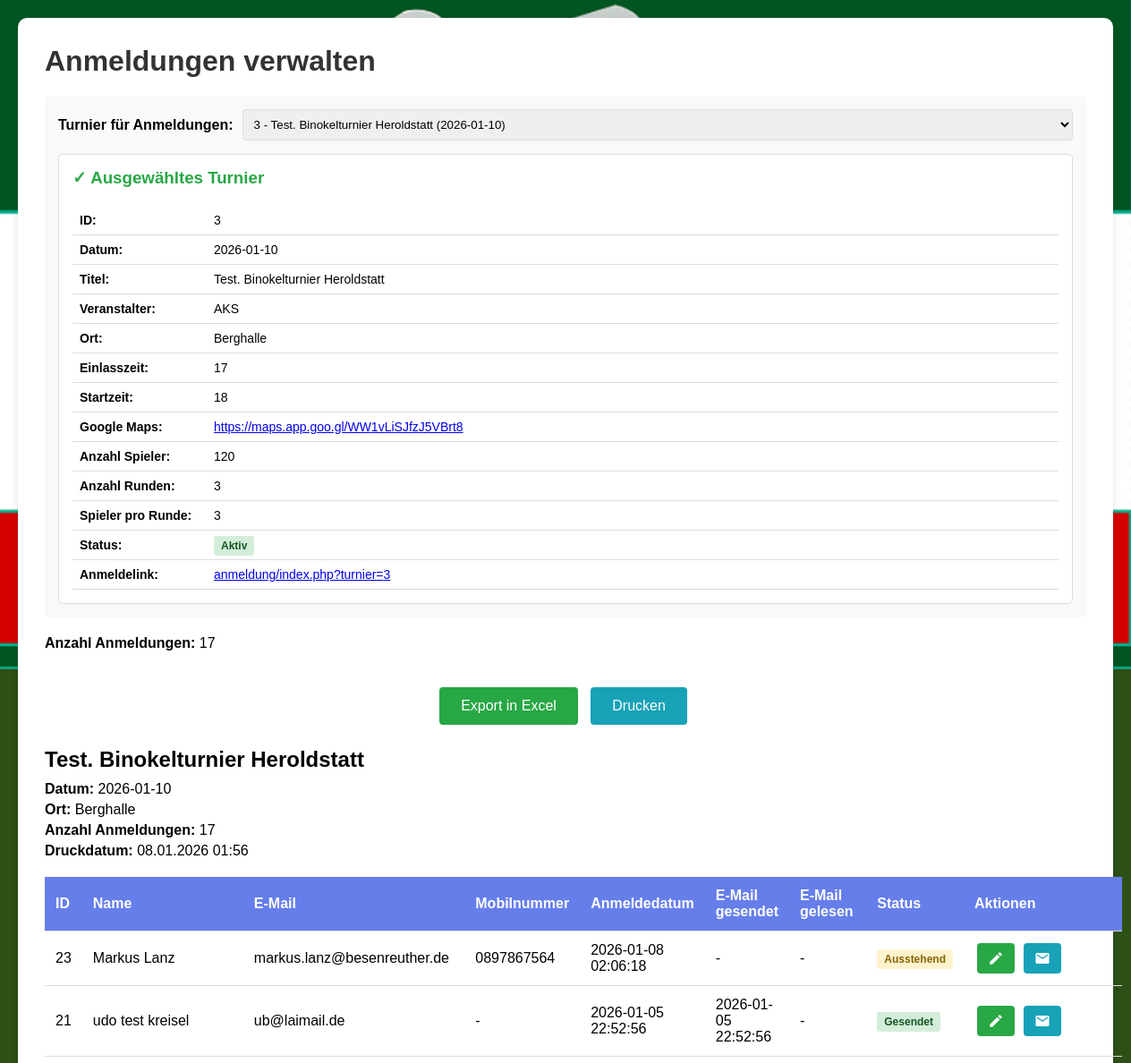
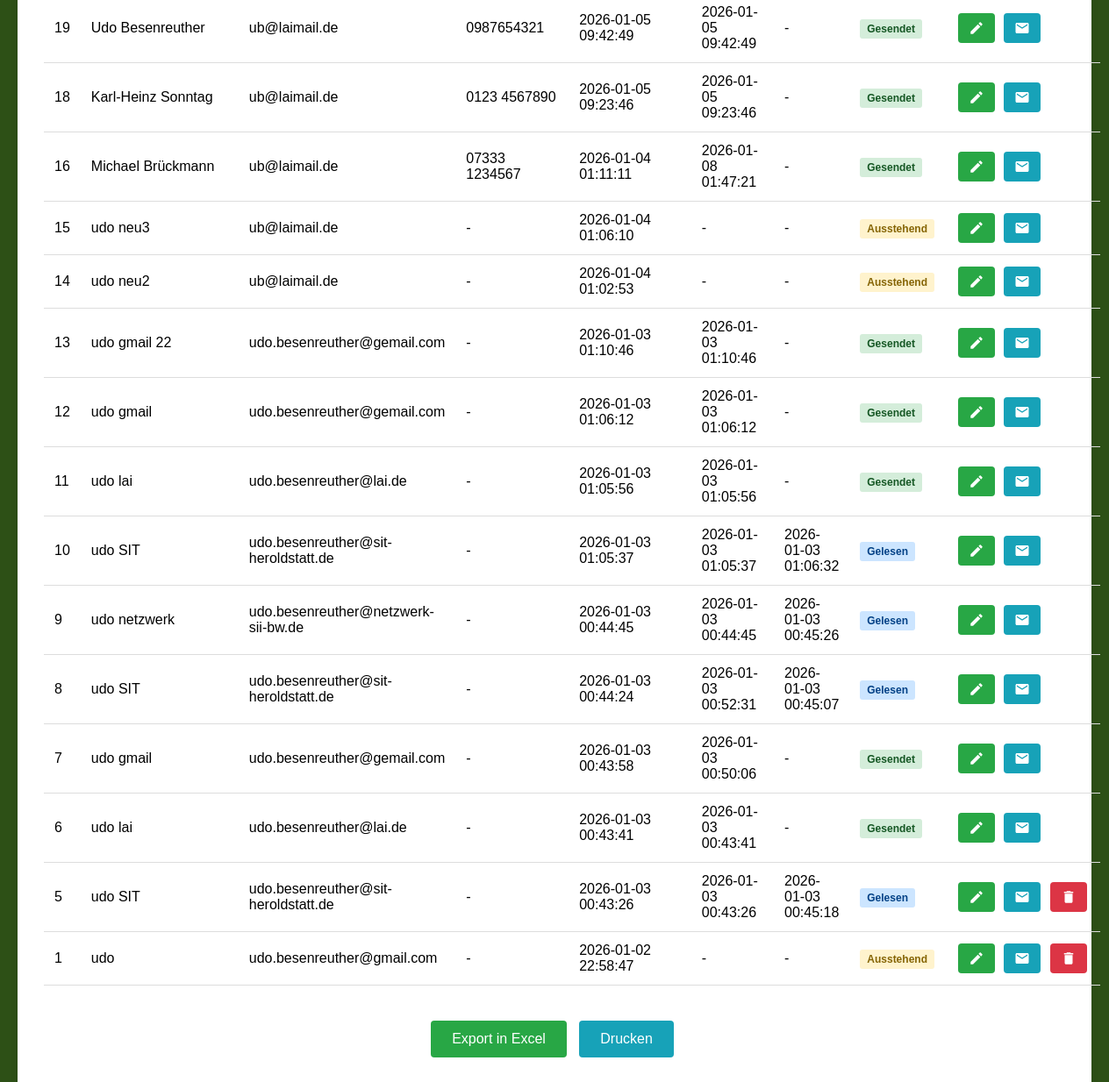
/anmeldung/verwaltung.php, run on the app's committed database (2 pictures, top to bottom).
### tables this page shows
CREATE TABLE config (
        schluessel TEXT PRIMARY KEY,
        wert TEXT
    );

CREATE TABLE turnier (
        id INTEGER PRIMARY KEY AUTOINCREMENT,
        datum TEXT NOT NULL,
        titel TEXT NOT NULL,
        veranstalter TEXT NOT NULL,
        ort TEXT NOT NULL,
        erstellt_am TEXT DEFAULT CURRENT_TIMESTAMP,
        aktiv INTEGER DEFAULT 1
    , anzahl_spieler INTEGER DEFAULT 0, anzahl_runden INTEGER DEFAULT 3, spieler_pro_runde INTEGER DEFAULT 3, aktive_runde INTEGER DEFAULT NULL, aktive_ergebnis_runde INTEGER DEFAULT NULL, googlemaps_link TEXT DEFAULT NULL, startzeit TEXT DEFAULT NULL, einlasszeit TEXT DEFAULT NULL);

CREATE TABLE anmeldungen (id INTEGER PRIMARY KEY AUTOINCREMENT, anmeldedatum TEXT NOT NULL, name TEXT NOT NULL, email TEXT NOT NULL, mobilnummer TEXT, tracking_code TEXT, email_gesendet TEXT, email_gelesen TEXT, turnier_id INTEGER DEFAULT NULL);

### turnier/config.php (called while the page is built, shortened)
<?php
function getAllTurniere() {
    $db = getDB();
    $stmt = $db->query("SELECT * FROM turnier ORDER BY datum DESC, id DESC");
    return $stmt->fetchAll(PDO::FETCH_ASSOC);
}
function getTurnierById($id) {
    $db = getDB();
    $stmt = $db->prepare("SELECT * FROM turnier WHERE id = ?");
    $stmt->execute([$id]);
    return $stmt->fetch(PDO::FETCH_ASSOC);
}

### anmeldung/verwaltung.php (the view, shortened to what this page needs)
<?php
require_once __DIR__ . '/config.php';
require_once __DIR__ . '/../turnier/config.php';
$db = getDB();
$selectedTurnierId = null;
try {
    $stmt = $db->prepare("SELECT wert FROM config WHERE schluessel = ?");
    $stmt->execute(['default_turnier_id']);
    $result = $stmt->fetch(PDO::FETCH_ASSOC);
    if ($result && !empty($result['wert'])) {
        $selectedTurnierId = intval($result['wert']);
    }
} catch (PDOException $e) {
}
$selectedTurnier = null;
if ($selectedTurnierId) {
    $selectedTurnier = getTurnierById($selectedTurnierId);
}
$alleTurniere = getAllTurniere();
if ($selectedTurnierId) {
    $stmt = $db->prepare("SELECT * FROM anmeldungen WHERE turnier_id = ? ORDER BY anmeldedatum DESC");
    $stmt->execute([$selectedTurnierId]);
    $anmeldungen = $stmt->fetchAll(PDO::FETCH_ASSOC);
} else {
    $anmeldungen = [];
}
?>
<!DOCTYPE html>
<html lang="de">
<head>
</head>
<body>
    <div class="container">
        <h1>Anmeldungen verwalten</h1>
        <div style="margin-bottom: 20px; padding: 15px; background: #f9f9f9; border-radius: 5px;">
            <form method="POST" id="turnier-auswahl-form" style="display: flex; align-items: center; gap: 10px;">
                <label for="turnier_id" style="font-weight: bold;">Turnier für Anmeldungen:</label>
                <select name="turnier_id" id="turnier_id" onchange="document.getElementById('turnier-auswahl-form').submit();" style="flex: 1; padding: 8px; border: 1px solid #ddd; border-radius: 4px;">
                    <?php foreach ($alleTurniere as $turnier): ?>
                        <option value="<?php echo $turnier['id']; ?>" <?php echo ($selectedTurnierId == $turnier['id']) ? 'selected' : ''; ?>>
                            <?php echo htmlspecialchars($turnier['id'] . ' - ' . $turnier['titel'] . ' (' . $turnier['datum'] . ')'); ?>
                        </option>
                    <?php endforeach; ?>
                </select>
            </form>
            <?php if ($selectedTurnier): ?>
                <div style="margin-top: 15px; padding: 15px; background: white; border: 1px solid #ddd; border-radius: 5px;">
                    <h3 style="margin-top: 0; margin-bottom: 15px; color: #28a745;">✓ Ausgewähltes Turnier</h3>
                    <table style="width: 100%; border-collapse: collapse; font-size: 14px;">
                        <tr>
                            <td style="padding: 8px; font-weight: bold; width: 150px; vertical-align: top;">ID:</td>
                            <td style="padding: 8px;"><?php echo htmlspecialchars($selectedTurnier['id']); ?></td>
                        </tr>
                        <tr>
                            <td style="padding: 8px; font-weight: bold; vertical-align: top;">Datum:</td>
                            <td style="padding: 8px;"><?php echo htmlspecialchars($selectedTurnier['datum']); ?></td>
                        </tr>
                        <tr>
                            <td style="padding: 8px; font-weight: bold; vertical-align: top;">Titel:</td>
                            <td style="padding: 8px;"><?php echo htmlspecialchars($selectedTurnier['titel']); ?></td>
                        </tr>
                        <tr>
                            <td style="padding: 8px; font-weight: bold; vertical-align: top;">Veranstalter:</td>
                            <td style="padding: 8px;"><?php echo htmlspecialchars($selectedTurnier['veranstalter']); ?></td>
                        </tr>
                        <tr>
                            <td style="padding: 8px; font-weight: bold; vertical-align: top;">Ort:</td>
                            <td style="padding: 8px;"><?php echo htmlspecialchars($selectedTurnier['ort']); ?></td>
                        </tr>
                        <tr>
                            <td style="padding: 8px; font-weight: bold; vertical-align: top;">Einlasszeit:</td>
                            <td style="padding: 8px;"><?php echo !empty($selectedTurnier['einlasszeit']) ? htmlspecialchars($selectedTurnier['einlasszeit']) : '<em style="color: #999;">nicht angegeben</em>'; ?></td>
                        </tr>
                        <tr>
                            <td style="padding: 8px; font-weight: bold; vertical-align: top;">Startzeit:</td>
                            <td style="padding: 8px;"><?php echo !empty($selectedTurnier['startzeit']) ? htmlspecialchars($selectedTurnier['startzeit']) : '<em style="color: #999;">nicht angegeben</em>'; ?></td>
                        </tr>
                        <tr>
                            <td style="padding: 8px; font-weight: bold; vertical-align: top;">Google Maps:</td>
                            <td style="padding: 8px;">
                                <?php if (!empty($selectedTurnier['googlemaps_link'])): ?>
                                    <a href="<?php echo htmlspecialchars($selectedTurnier['googlemaps_link']); ?>" target="_blank"><?php echo htmlspecialchars($selectedTurnier['googlemaps_link']); ?></a>
                                <?php else: ?>
                                    <em style="color: #999;">nicht angegeben</em>
                                <?php endif; ?>
                            </td>
                        </tr>
                        <tr>
                            <td style="padding: 8px; font-weight: bold; vertical-align: top;">Anzahl Spieler:</td>
                            <td style="padding: 8px;"><?php echo htmlspecialchars($selectedTurnier['anzahl_spieler'] ?? '0'); ?></td>
                        </tr>
                        <tr>
                            <td style="padding: 8px; font-weight: bold; vertical-align: top;">Anzahl Runden:</td>
                            <td style="padding: 8px;"><?php echo htmlspecialchars($selectedTurnier['anzahl_runden'] ?? '3'); ?></td>
                        </tr>
                        <tr>
                            <td style="padding: 8px; font-weight: bold; vertical-align: top;">Spieler pro Runde:</td>
                            <td style="padding: 8px;"><?php echo htmlspecialchars($selectedTurnier['spieler_pro_runde'] ?? '3'); ?></td>
                        </tr>
                        <tr>
                            <td style="padding: 8px; font-weight: bold; vertical-align: top;">Status:</td>
                            <td style="padding: 8px;">
                                <?php if ($selectedTurnier['aktiv'] == 1): ?>
                                    <span style="padding: 4px 8px; background: #d4edda; color: #155724; border-radius: 3px; font-size: 12px; font-weight: bold;">Aktiv</span>
                                <?php else: ?>
                                    <span style="padding: 4px 8px; background: #f8d7da; color: #721c24; border-radius: 3px; font-size: 12px; font-weight: bold;">Inaktiv</span>
                                <?php endif; ?>
                            </td>
                        </tr>
                        <tr>
                            <td style="padding: 8px; font-weight: bold; vertical-align: top;">Anmeldelink:</td>
                            <td style="padding: 8px;">
                                <a href="index.php?turnier=<?php echo $selectedTurnier['id']; ?>" target="_blank">anmeldung/index.php?turnier=<?php echo $selectedTurnier['id']; ?></a>
                            </td>
                        </tr>
                    </table>
                </div>
            <?php else: ?>
                <p style="margin-top: 10px; color: #dc3545; font-weight: bold;">
                    ⚠ Kein Turnier ausgewählt. Anmeldungen werden keinem Turnier zugeordnet.
                </p>
            <?php endif; ?>
        </div>
        <p><strong>Anzahl Anmeldungen:</strong> <?php echo count($anmeldungen); ?>
        </p>
        <?php if ($selectedTurnierId): ?>
            <div class="export-container export-container-top">
                <a href="?export=excel" class="btn-export">Export in Excel</a>
                <button onclick="druckeTeilnehmerliste()" class="btn-print">Drucken</button>
            </div>
        <?php endif; ?>
        <?php if (empty($anmeldungen) && $selectedTurnierId): ?>
            <p style="margin-top: 20px; color: #666; font-style: italic;">Keine Anmeldungen für dieses Turnier vorhanden.</p>
        <?php elseif (empty($anmeldungen) && !$selectedTurnierId): ?>
            <p style="margin-top: 20px; color: #dc3545; font-weight: bold;">Bitte wählen Sie ein Turnier aus, um die Anmeldungen zu sehen.</p>
        <?php else: ?>
        <div class="print-area">
            <?php if ($selectedTurnier): ?>
                <div style="margin-bottom: 20px; page-break-after: avoid;">
                    <h2 style="margin-bottom: 10px;"><?php echo htmlspecialchars($selectedTurnier['titel']); ?></h2>
                    <p style="margin: 5px 0;"><strong>Datum:</strong> <?php echo htmlspecialchars($selectedTurnier['datum']); ?></p>
                    <p style="margin: 5px 0;"><strong>Ort:</strong> <?php echo htmlspecialchars($selectedTurnier['ort']); ?></p>
                    <p style="margin: 5px 0;"><strong>Anzahl Anmeldungen:</strong> <?php echo count($anmeldungen); ?></p>
                    <p style="margin: 5px 0;"><strong>Druckdatum:</strong> <?php echo date('d.m.Y H:i'); ?></p>
                </div>
            <?php endif; ?>
        <table id="teilnehmerliste-tabelle">
            <thead>
                <tr>
                    <th>ID</th>
                    <th class="name-column">Name</th>
                    <th class="email-column">E-Mail</th>
                    <th>Mobilnummer</th>
                    <th>Anmeldedatum</th>
                    <th>E-Mail gesendet</th>
                    <th>E-Mail gelesen</th>
                    <th>Status</th>
                    <th>Aktionen</th>
                </tr>
            </thead>
            <tbody>
                <?php foreach ($anmeldungen as $anmeldung): ?>
                    <tr id="row-<?php echo $anmeldung['id']; ?>">
                        <td><?php echo htmlspecialchars($anmeldung['id']); ?></td>
                        <td class="name-column name-<?php echo $anmeldung['id']; ?>"><?php echo htmlspecialchars($anmeldung['name']); ?></td>
                        <td class="email-column email-<?php echo $anmeldung['id']; ?>"><?php echo htmlspecialchars($anmeldung['email']); ?></td>
                        <td><?php echo htmlspecialchars($anmeldung['mobilnummer'] ?? '-'); ?></td>
                        <td><?php echo htmlspecialchars($anmeldung['anmeldedatum'] ?? '-'); ?></td>
                        <td><?php echo htmlspecialchars($anmeldung['email_gesendet'] ?? '-'); ?></td>
                        <td><?php echo htmlspecialchars($anmeldung['email_gelesen'] ?? '-'); ?></td>
                        <td>
                            <?php
                            if (!empty($anmeldung['email_gelesen'])) {
                                echo '<span class="status status-read">Gelesen</span>';
                            } elseif (!empty($anmeldung['email_gesendet'])) {
                                echo '<span class="status status-sent">Gesendet</span>';
                            } else {
                                echo '<span class="status status-pending">Ausstehend</span>';
                            }
                            ?>
                        </td>
                        <td>
                            <button class="icon-btn icon-btn-edit" onclick="editRow(<?php echo $anmeldung['id']; ?>)" title="Bearbeiten">
                                <svg xmlns="http://www.w3.org/2000/svg" viewBox="0 0 24 24">
                                    <path d="M3 17.25V21h3.75L17.81 9.94l-3.75-3.75L3 17.25zM20.71 7.04c.39-.39.39-1.02 0-1.41l-2.34-2.34c-.39-.39-1.02-.39-1.41 0l-1.83 1.83 3.75 3.75 1.83-1.83z"/>
                                </svg>
                            </button>
                            <button class="icon-btn icon-btn-resend" onclick="resendEmail(<?php echo $anmeldung['id']; ?>)" title="Mail erneut senden">
                                <svg xmlns="http://www.w3.org/2000/svg" viewBox="0 0 24 24">
                                    <path d="M20 4H4c-1.1 0-1.99.9-1.99 2L2 18c0 1.1.9 2 2 2h16c1.1 0 2-.9 2-2V6c0-1.1-.9-2-2-2zm0 4l-8 5-8-5V6l8 5 8-5v2z"/>
                                </svg>
                            </button>
                            <?php if (!isset($anmeldung['is_registered']) || !$anmeldung['is_registered']): ?>
                            <button class="icon-btn icon-btn-delete" onclick="deleteRow(<?php echo $anmeldung['id']; ?>)" title="Löschen">
                                <svg xmlns="http://www.w3.org/2000/svg" viewBox="0 0 24 24">
                                    <path d="M6 19c0 1.1.9 2 2 2h8c1.1 0 2-.9 2-2V7H6v12zM19 4h-3.5l-1-1h-5l-1 1H5v2h14V4z"/>
                                </svg>
                            </button>
                            <?php endif; ?>
                        </td>
                    </tr>
                <?php endforeach; ?>
            </tbody>
        </table>
        </div>
        <?php if ($selectedTurnierId): ?>
            <div class="export-container no-print">
                <a href="?export=excel" class="btn-export">Export in Excel</a>
                <button onclick="druckeTeilnehmerliste()" class="btn-print">Drucken</button>
            </div>
        <?php endif; ?>
        <?php endif; ?>
    </div>
</body>
</html>

### data on the page
config: turnier_id "3 - Test. Binokelturnier Heroldstatt (2026-01-10)"
turnier: id "3", datum "2026-01-10", titel "Test. Binokelturnier Heroldstatt", veranstalter "AKS", ort "Berghalle", einlasszeit "17", startzeit "18", googlemaps_link "https://maps.app.goo.gl/WW1vLiSJfzJ5VBrt8", anzahl_spieler "120", anzahl_runden "3", spieler_pro_runde "3"
anmeldungen: id "23", name "Markus Lanz", email "markus.lanz@besenreuther.de", mobilnummer "0897867564", anmeldedatum "2026-01-08 02:06:18", email_gesendet "-", email_gelesen "-", shows "Ausstehend"
anmeldungen: id "21", name "udo test kreisel", email "ub@laimail.de", mobilnummer "-", anmeldedatum "2026-01-05 22:52:56", email_gesendet "2026-01-05 22:52:56", email_gelesen "-", shows "Gesendet"
anmeldungen: id "19", name "Udo Besenreuther", email "ub@laimail.de", mobilnummer "0987654321", anmeldedatum "2026-01-05 09:42:49", email_gesendet "2026-01-05 09:42:49", email_gelesen "-", shows "Gesendet"
anmeldungen: id "18", name "Karl-Heinz Sonntag", email "ub@laimail.de", mobilnummer "0123 4567890", anmeldedatum "2026-01-05 09:23:46", email_gesendet "2026-01-05 09:23:46", email_gelesen "-", shows "Gesendet"
anmeldungen: id "16", name "Michael Brückmann", email "ub@laimail.de", mobilnummer "07333 1234567", anmeldedatum "2026-01-04 01:11:11", email_gesendet "2026-01-08 01:47:21", email_gelesen "-", shows "Gesendet"
anmeldungen: id "15", name "udo neu3", email "ub@laimail.de", mobilnummer "-", anmeldedatum "2026-01-04 01:06:10", email_gesendet "-", email_gelesen "-", shows "Ausstehend"
anmeldungen: id "14", name "udo neu2", email "ub@laimail.de", mobilnummer "-", anmeldedatum "2026-01-04 01:02:53", email_gesendet "-", email_gelesen "-", shows "Ausstehend"
anmeldungen: id "13", name "udo gmail 22", email "udo.besenreuther@gemail.com", mobilnummer "-", anmeldedatum "2026-01-03 01:10:46", email_gesendet "2026-01-03 01:10:46", email_gelesen "-", shows "Gesendet"
anmeldungen: id "12", name "udo gmail", email "udo.besenreuther@gemail.com", mobilnummer "-", anmeldedatum "2026-01-03 01:06:12", email_gesendet "2026-01-03 01:06:12", email_gelesen "-", shows "Gesendet"
anmeldungen: id "11", name "udo lai", email "udo.besenreuther@lai.de", mobilnummer "-", anmeldedatum "2026-01-03 01:05:56", email_gesendet "2026-01-03 01:05:56", email_gelesen "-", shows "Gesendet"
anmeldungen: id "10", name "udo SIT", email "udo.besenreuther@sit-heroldstatt.de", mobilnummer "-", anmeldedatum "2026-01-03 01:05:37", email_gesendet "2026-01-03 01:05:37", email_gelesen "2026-01-03 01:06:32", shows "Gelesen"
anmeldungen: id "9", name "udo netzwerk", email "udo.besenreuther@netzwerk-sii-bw.de", mobilnummer "-", anmeldedatum "2026-01-03 00:44:45", email_gesendet "2026-01-03 00:44:45", email_gelesen "2026-01-03 00:45:26", shows "Gelesen"
anmeldungen: id "8", name "udo SIT", email "udo.besenreuther@sit-heroldstatt.de", mobilnummer "-", anmeldedatum "2026-01-03 00:44:24", email_gesendet "2026-01-03 00:52:31", email_gelesen "2026-01-03 00:45:07", shows "Gelesen"
anmeldungen: id "7", name "udo gmail", email "udo.besenreuther@gemail.com", mobilnummer "-", anmeldedatum "2026-01-03 00:43:58", email_gesendet "2026-01-03 00:50:06", email_gelesen "-", shows "Gesendet"
anmeldungen: id "6", name "udo lai", email "udo.besenreuther@lai.de", mobilnummer "-", anmeldedatum "2026-01-03 00:43:41", email_gesendet "2026-01-03 00:43:41", email_gelesen "-", shows "Gesendet"
anmeldungen: id "5", name "udo SIT", email "udo.besenreuther@sit-heroldstatt.de", mobilnummer "-", anmeldedatum "2026-01-03 00:43:26", email_gesendet "2026-01-03 00:43:26", email_gelesen "2026-01-03 00:45:18", shows "Gelesen"
anmeldungen: id "1", name "udo", email "udo.besenreuther@gmail.com", mobilnummer "-", anmeldedatum "2026-01-02 22:58:47", email_gesendet "-", email_gelesen "-", shows "Ausstehend"

### other printed values
count($anmeldungen) "17"
